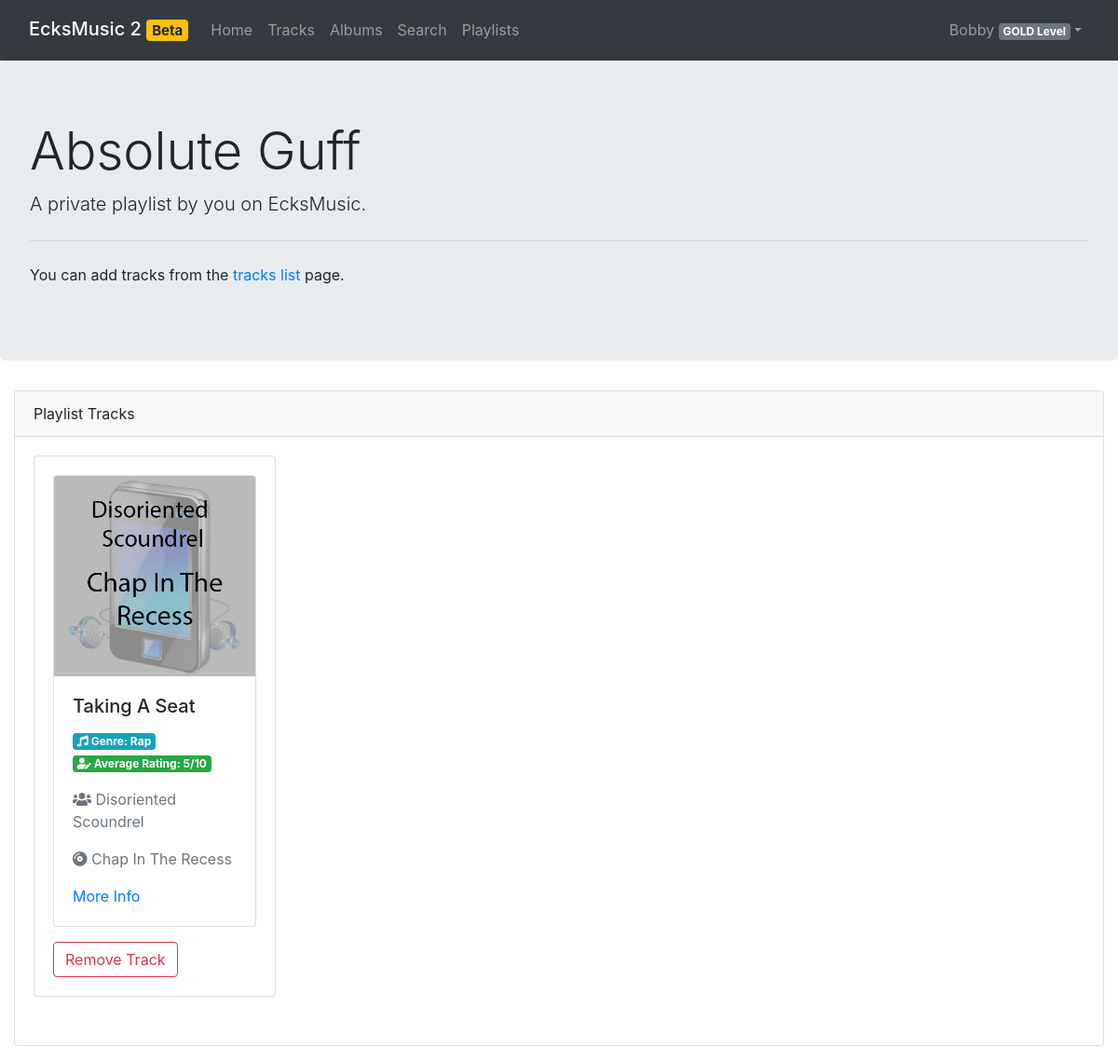
The app's page /pages/playlist_info.php?id=62 (signed in) with its own data.
### tables this page shows
CREATE TABLE `users` (
  `id` int(11) NOT NULL,
  `username` varchar(45) NOT NULL,
  `password` varchar(255) NOT NULL,
  `offer_id` int(11) NOT NULL,
  PRIMARY KEY (`id`),
  UNIQUE KEY `id_UNIQUE` (`id`),
  UNIQUE KEY `username_UNIQUE` (`username`),
  KEY `offer_id_idx` (`offer_id`),
  CONSTRAINT `offer_id` FOREIGN KEY (`offer_id`) REFERENCES `offers` (`offer_id`) ON DELETE NO ACTION ON UPDATE NO ACTION
);

CREATE TABLE `playlists` (
  `playlist_id` int(11) NOT NULL AUTO_INCREMENT,
  `owner_id` int(11) NOT NULL,
  `playlist_name` varchar(255) DEFAULT NULL,
  `public` tinyint(4) NOT NULL DEFAULT 0,
  PRIMARY KEY (`playlist_id`),
  KEY `playlist_owner_idx` (`owner_id`),
  CONSTRAINT `playlist_owner` FOREIGN KEY (`owner_id`) REFERENCES `users` (`id`) ON DELETE NO ACTION ON UPDATE NO ACTION
);

CREATE TABLE `playlist_entries` (
  `entry_id` int(11) NOT NULL AUTO_INCREMENT,
  `playlist_id` int(11) NOT NULL,
  `track_id` int(11) NOT NULL,
  PRIMARY KEY (`entry_id`),
  KEY `playlist_idx` (`playlist_id`),
  KEY `track_instance_idx` (`track_id`),
  CONSTRAINT `parent_playlist` FOREIGN KEY (`playlist_id`) REFERENCES `playlists` (`playlist_id`) ON DELETE NO ACTION ON UPDATE NO ACTION,
  CONSTRAINT `track_instance` FOREIGN KEY (`track_id`) REFERENCES `tracks` (`track_id`) ON DELETE NO ACTION ON UPDATE NO ACTION
);

CREATE TABLE `tracks` (
  `track_id` int(11) NOT NULL,
  `artist_id` int(11) DEFAULT NULL,
  `album_id` int(11) DEFAULT NULL,
  `track_name` varchar(255) DEFAULT NULL,
  `description` varchar(255) DEFAULT NULL,
  `image` varchar(255) DEFAULT NULL,
  `thumbnail` varchar(255) DEFAULT NULL,
  `sample` varchar(255) DEFAULT NULL,
  `genre` varchar(225) DEFAULT NULL,
  PRIMARY KEY (`track_id`),
  KEY `artist_idx` (`artist_id`),
  KEY `album_idx` (`album_id`),
  CONSTRAINT `album` FOREIGN KEY (`album_id`) REFERENCES `albums` (`album_id`) ON DELETE NO ACTION ON UPDATE NO ACTION,
  CONSTRAINT `artist` FOREIGN KEY (`artist_id`) REFERENCES `artists` (`artist_id`) ON DELETE NO ACTION ON UPDATE NO ACTION
);

CREATE TABLE `artists` (
  `artist_id` int(11) NOT NULL AUTO_INCREMENT,
  `artist_name` varchar(60) NOT NULL,
  PRIMARY KEY (`artist_id`),
  UNIQUE KEY `artist_name_UNIQUE` (`artist_name`)
);

CREATE TABLE `albums` (
  `album_id` int(11) NOT NULL AUTO_INCREMENT,
  `artist_id` int(11) NOT NULL,
  `album_name` varchar(60) NOT NULL,
  PRIMARY KEY (`album_id`),
  UNIQUE KEY `album_id_UNIQUE` (`artist_id`),
  UNIQUE KEY `album_name_UNIQUE` (`album_name`),
  CONSTRAINT `artist_id` FOREIGN KEY (`artist_id`) REFERENCES `artists` (`artist_id`) ON DELETE NO ACTION ON UPDATE NO ACTION
);

### src/php/reviews.php (called while the page is built, shortened)
<?php
require_once 'auth.php';
require_once 'music.php';
class Reviews {
  private static function rowToReview($Row) {
    return new Review(
      $Row['review_id'],
      $Row['author_id'],
      $Row['username'],
      $Row['track_id'],
      $Row['rating'],
      $Row['review']
    );
  }
  public static function getForTrack(int $TrackId): array {
    global $pdo;
    $q = $pdo->prepare("
    SELECT
        reviews.*, users.username
    FROM
        musicstream.reviews
            JOIN
        users ON users.id = reviews.author_id
    WHERE
    track_id = ?;
    ");
    $result = $q->execute([$TrackId]);
    $Reviews = [];
    foreach ($q->fetchAll(PDO::FETCH_ASSOC) as $review) {
      array_push($Reviews, Reviews::rowToReview($review));
    }
    return $Reviews;
  }
  public static function averageRating(int $TrackId) {
    try {
      $TrackReviews = Reviews::getForTrack($TrackId);
    } catch (Exception $e) {
      throw new Exception($e);
    }
    $Ratings = [];
    foreach ($TrackReviews as $Review) {
      array_push($Ratings, $Review->Rating);
    }
    return round(array_sum($Ratings) / count($Ratings));
  }
}

### src/php/playlists.php (called while the page is built, shortened)
<?php
require_once 'music.php';
require_once 'auth.php';
class Playlist
{
  public function __construct(int $Id, int $OwnerId, string $Name, bool $Public)
  {
    global $pdo;
    $this->Id = $Id;
    $this->OwnerId = $OwnerId;
    $this->Name = $Name;
    $this->Tracks = [];
    $this->Public = $Public;
    $this->OwnerName = Users::getUsername($OwnerId);
    $query = $pdo->prepare("SELECT * FROM playlist_entries NATURAL JOIN tracks NATURAL JOIN albums NATURAL JOIN artists WHERE playlist_id = ?");
    $result = $query->execute([$this->Id]);
    foreach ($query->fetchAll(PDO::FETCH_ASSOC) as $Track) {
      array_push($this->Tracks, new Track(
        $Track
      ));
    }
  }
}
class Playlists
{
  static function get(int $Id): Playlist
  {
    global $pdo;
    $query = $pdo->prepare("SELECT * FROM playlists WHERE playlist_id = ?");
    $result = $query->execute([$Id]);
    $playlist = $query->fetch(PDO::FETCH_ASSOC);
    return new Playlist(
      $playlist['playlist_id'],
      $playlist['owner_id'],
      $playlist['playlist_name'],
      boolval($playlist['public'])
    );
  }
}

### src/php/auth.php (called while the page is built, shortened)
<?php
require_once 'offers.php';
require_once 'database.php';
require_once 'playlists.php';
class Users
{
  static function getUsername(int $Id): string
  {
    global $pdo;
    $query = $pdo->prepare("SELECT username FROM users WHERE id = ?");
    $query->execute([$Id]);
    return $query->fetch(PDO::FETCH_ASSOC)['username'];
  }
}

### src/pages/playlist_info.php (the view, shortened to what this page needs)
<?php
require_once '../php/auth.php';
require_once '../php/playlists.php';
if (isset($_SESSION['User'])) $user = unserialize($_SESSION['User']);
function getPlaylist($Id) {
  try {
    return Playlists::get($_GET['id']);
  } catch (Exception $e) {
    header('Location: playlist.php');
    die();
  }
}
$playlist = getPlaylist($_GET['id']);
?>
<!DOCTYPE html>
<html lang="en">
<head>
  <link rel="stylesheet" href="https://cdn.jsdelivr.net/npm/bootstrap@4.6.0/dist/css/bootstrap.min.css"
>
  <link rel="stylesheet" href="https://cdnjs.cloudflare.com/ajax/libs/font-awesome/5.15.2/css/all.min.css"
/>
  <link rel="stylesheet" href="../css/stylesheet.css"/>
</head>
<body>
<nav class="navbar navbar-expand-md navbar-dark bg-dark sticky-top">
  <div class="container-fluid">
    <h2><a class="navbar-brand" href="../">EcksMusic 2 <span class="badge badge-warning">Beta</span></a></h2>
    <div class="collapse navbar-collapse" id="navbarResponsive">
      <ul class="navbar-nav mr-auto">
        <li class="navbar-item">
          <a class="nav-link" href="../">Home</a>
        </li>
        <li class="navbar-item">
          <a class="nav-link" href="tracks.php">Tracks</a>
        </li>
        <li class="navbar-item">
          <a class="nav-link" href="albums.php">Albums</a>
        </li>
        <li class="navbar-item">
          <a class="nav-link" href="search.php">Search</a>
        </li>
        <li class="navbar-item">
          <a class="nav-link" href="playlist.php">Playlists</a>
        </li>
      </ul>
      <ul class="navbar-nav ml-auto">
        <?php
        echo '<li class="nav-item dropdown">';
        echo '<a class="nav-link dropdown-toggle" href="#" id="navbarDropdownMenuLink" data-toggle="dropdown">';
        echo $user->Username . ' <span class="badge badge-secondary">' . $user->PricingPlan->Name . '</span></a>';
        echo '<div class="dropdown-menu dropdown-menu-right">';
        echo '</div></li>';
        ?>
      </ul>
    </div>
  </div>
</nav>
<div class="jumbotron">
  <h1 class="display-4"><? echo $playlist->Name; ?></h1>
  <p class="lead">A
    <?php
    echo ($playlist->Public ? 'public' : 'private') . ' playlist by ' .
      ($playlist->OwnerId == $user->Id ? 'you' : $playlist->OwnerName); ?>
    on EcksMusic.</p>
  <hr class="my-4">
  <p>
    You can add tracks from the <a href="tracks.php">tracks list</a> page.
  </p>
</div>
<div class="container-fluid">
  <div class="card card-fluid">
    <div class="card-header">
      Playlist Tracks
    </div>
    <div class="card-body">
      <div class="row">
        <?php
          if (count($playlist->Tracks) == 0) {
            if ($playlist->OwnerId == $user->Id) {
              echo '
              <div class="col-md-12">
                <div class="card">
                  <div class="card-body">
                    <h5 class="card-title">No Tracks</h5>
                    <p class="card-text">
                      This playlist doesn\'t have any tracks,
                      you can add them from the <a href="tracks.php">tracks page</a>.
                    </p>
                    <form action="#" method="post">
                      <button name="randomTracks" type="submit" class="btn btn-warning">Add 10 Random Tracks</button>
                    </form>
                  </div>
                </div>
              </div>
              ';
            } else {
                echo '
                <div class="col-md-12">
                  <div class="card">
                    <div class="card-body">
                      <h5 class="card-title">No Tracks</h5>
                      <p class="card-text">
                        The owner of this playlist hasn\'t added any tracks yet.
                      </p>
                    </div>
                  </div>
                </div>
                ';
            }
          } else {
            foreach ($playlist->Tracks as $Track) {
              if ($playlist->OwnerId == $user->Id) {
                echo '
                <div class="col-md-3">
                  <div class="card">
                    <div class="card-body">
                      ' . $Track->prettyPrint() . '
                      <form action="#" method="post">
                        <input type="hidden" name="deleteTrackId" id="deleteTrackId" value="' . $Track->Id . '"/>
                        <button type="submit" class="btn btn-outline-danger">Remove Track</button>
                      </form>
                    </div>
                  </div>
                </div>
              ';
              }
              else
              {
                echo '
                <div class="col-md-3">
                  ' . $Track->prettyPrint() . '
                </div>
                ';
              }
            }
          }
        ?>
      </div>
    </div>
  </div>
</div>
</body>
</html>

### src/php/music.php (shortened to what this page needs)
<?php
require_once "database.php";
require_once "reviews.php";
class Artist {
  public function __construct(int $Id, string $Name) {
    $this->Name = $Name;
  }
}
class Album {
  public function __construct(int $Id, string $Name, Artist $Artist) {
    $this->Name = $Name;
  }
}
class Track {
  public $Id;
  public $Artist;
  public $Album;
  public $Name;
  public $Genre;
  public $ImagePath;
  public $AverageRating;
  public function __construct($result)
  {
    $this->Id = $result['track_id'];
    $this->Artist = new Artist($result['artist_id'], $result['artist_name']);
    $this->Album = new Album($result['album_id'], $result['album_name'], $this->Artist);
    $this->Name = $result['track_name'];
    $this->Genre = $result['genre'];
    $this->ImagePath = $result['image'];
    try {
      $this->AverageRating = Reviews::averageRating($this->Id) . "/10";
    } catch (Exception $e) {
      $this->AverageRating = "N/A";
    }
  }
  public function prettyPrint() {
    return '
      <div class="card">
        <img class="card-img-top" src="../' . $this->ImagePath . '" alt="Card image cap">
        <div class="card-body">
          <h5 class="card-title">
            ' . $this->Name . '
          </h5>
          <p>
            <span class="badge badge-info"><span class="fas fa-music"></span> Genre: ' . $this->Genre . '</span>
            <span class="badge badge-success"><span class="fas fa-user-edit"></span> Average Rating: ' . $this->AverageRating . '</span>
          </p>
          <p class="text-muted"><span title="Artist" class="fas fa-users"></span> ' . $this->Artist->Name . '</p>
          <p class="text-muted"><span title="Album" class="fas fa-compact-disc"></span> ' . $this->Album->Name . '</p>
          <a href="track.php?id=' . $this->Id . '" class="card-link">More Info</a>
        </div>
      </div>
    ';
  }
}

### src/css/stylesheet.css (style rules this page uses)
.row, .card { margin-bottom: 1rem; }

### records on screen
users: username "Bobby"
playlists: playlist_name "Absolute Guff"
playlist_entries: track.image (picture), track.track_name "Taking A Seat", track.genre "Rap", artists.artist_name "Disoriented Scoundrel", albums.album_name "Chap In The Recess"

### other values on screen
$user->PricingPlan->Name "GOLD Level"
